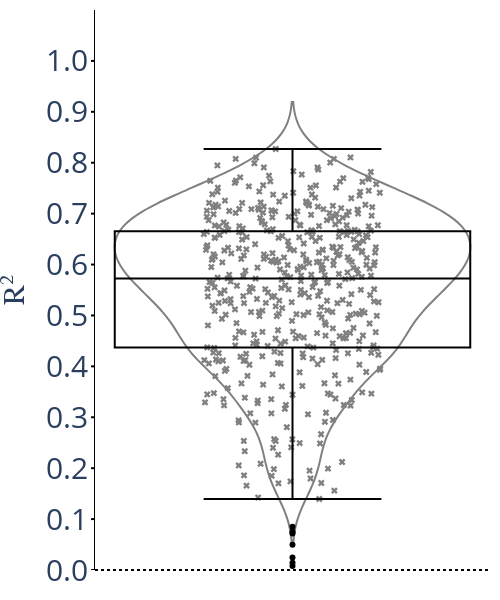

Notebook code for this chart:
### Code cell
import kaleido
import plotly.offline as pyo


import pandas as pd
import plotly.graph_objects as go
import numpy as np

from IPython.core.display import display, HTML, Image
import plotly.io as pio
import base64

def display_save_button(fig):
    img_bytes = pio.to_image(fig, format='png', scale=1)
    img_b64 = base64.b64encode(img_bytes).decode('utf-8')
    
    button_html = """
    <img src="data:image/png;base64,{}"/>
    <button onclick="saveImage()">Save Image</button>
    <script>
        function saveImage() {{
            var link = document.createElement('a');
            link.href = 'data:image/png;base64,{}';
            link.download = 'plot.png';
            link.click();
        }}
    </script>
    """.format(img_b64, img_b64)
    
    display(HTML(button_html))



def coerce_to_numeric(df, col):
    df[col] = pd.to_numeric(df[col], errors='coerce')
    df.dropna(subset=[col], inplace=True)

def remove_outliers(df, col):
    Q1 = df[col].quantile(0.25)
    Q3 = df[col].quantile(0.75)
    IQR = Q3 - Q1
    df_filtered = df[~((df[col] < (Q1 - 1.5 * IQR)) | (df[col] > (Q3 + 1.5 * IQR)))]
    return df_filtered, IQR

def plot_with_plotly(df, x_col, y_col, plot_high_res=False):
    fig = go.Figure()
    iqr_data = []

    if x_col is None:
        groups = [None]
        df[x_col] = ''  # Create a new column with a single label
    else:
        groups = df[x_col].unique()

    for batch in groups:
        df_batch = df if batch is None else df[df[x_col] == batch]
        df_batch_filtered, IQR = remove_outliers(df_batch, y_col)

        iqr_data.append({
            'Condition': batch if batch else '',
            'IQR': IQR
        })

        # Box Plot with full data
        fig.add_trace(go.Box(
            x=df_batch[x_col],
            y=df_batch[y_col],
            name=f"{batch} Box" if batch else "",
            line=dict(color='black'),
            fillcolor='rgba(0,0,0,0)',
            boxpoints='outliers'
        ))

        # Violin Plot with filtered data (no outliers)
        fig.add_trace(go.Violin(
            x=df_batch_filtered[x_col],
            y=df_batch_filtered[y_col],
            name=str(batch) if batch else "",
            box_visible=False,
            line_color='gray',
            fillcolor='rgba(0,0,0,0)',
            opacity=1,
            points='all',
            pointpos=0,
            jitter=0.5,
            marker=dict(
                color='gray',
                symbol='x'
            ),
        ))

    # Custom tick marks and x-axis line
    shapes = []
    
    #PL setting
    y_min = 0
    y_max = 1.1
    dy = .1
    y_label = 'R²'
    

    
    
    margin = 10
    tick_values = np.arange(y_min, y_max, dy)
    for tick in tick_values:
        shapes.append(
            dict(
                type='line',
                xref='paper',
                x0=-.01,
                x1=0,
                yref='y',
                y0=tick,
                y1=tick,
                line=dict(
                    color='black',
                    width=2
                )
            )
        )

    shapes.append(
        dict(
            type='line',
            xref='paper',
            x0=0,
            x1=1,
            yref='paper',
            y0=0,
            y1=0,
            line=dict(
                color='black',
                width=2,
                dash='dot'
            )
        )
    )
    
    fig.update_layout(
        plot_bgcolor='rgba(255,255,255,1)',
        paper_bgcolor='rgba(255,255,255,1)',
        xaxis=dict(
            showgrid=False,
            showline=False,
            linecolor='black'
        ),
        yaxis=dict(
            showgrid=True,
            showline=True,
            linecolor='black',
            tickvals=tick_values,
            ticktext=[f"{val:.1f}" for val in tick_values],
            tickprefix='  ',
            showticklabels=True,
            range=[y_min,y_max],
            tickfont=dict(
                size=30  # Change to your desired font size
            ),
        ),
        shapes=shapes,
        showlegend=False,
        width=500,
        height=600,
        margin=dict(
            l=margin,  # left margin
            r=margin,  # right margin
            b=margin,  # bottom margin
            t=margin   # top margin
        ),
        
        boxmode='group',  # group together boxes of the different traces for each value of x
        boxgap=0.1,  # gap between boxes of adjacent location coordinates
        boxgroupgap=0.0,  # gap between boxes of the same location coordinate
        violingap=0.1,  # gap between violins of adjacent location coordinates
        violingroupgap=0.0  # gap between violins of the same location coordinate

    )
    fig.update_yaxes(title_text=y_label,
                     title_font=dict(
                                size=30,  # Change to your desired font size
                                family="Arial, bold"  # Makes the title bold

    ))
    # pyo.plot(fig, image='png', image_filename='plot_image', auto_open=False)
    fig.show(scale=5)
    
    if plot_high_res:
        display_save_button(fig)


    return pd.DataFrame(iqr_data)

def analyze_and_plot(df, x_col, y_col, plot_high_res=False):
    coerce_to_numeric(df, y_col)
    iqr_df = plot_with_plotly(df, x_col, y_col, plot_high_res)
    return iqr_df

# Assuming metricdf_exp is your DataFrame
# Example usage:
iqr_result = analyze_and_plot(df, None, 'r2_scores_per_seed', plot_high_res=False)
print(iqr_result)

### Figure 1 — Plotly figure (JSON) as saved in the notebook; plotly's stock layout.template omitted (floating-point values rounded to 4 significant figures; data arrays with more than 128 entries replaced by an {"elided": "..."} marker saying what was removed)
{"data": [{"boxpoints": "outliers", "fillcolor": "rgba(0,0,0,0)", "line": {"color": "black"}, "name": "", "type": "box", "x": {"elided": "500 str values"}, "y": {"elided": "500 float values"}}, {"box": {"visible": false}, "fillcolor": "rgba(0,0,0,0)", "jitter": 0.5, "line": {"color": "gray"}, "marker": {"color": "gray", "symbol": "x"}, "name": "", "opacity": 1, "pointpos": 0, "points": "all", "type": "violin", "x": {"elided": "482 str values"}, "y": {"elided": "482 float values"}}], "layout": {"boxgap": 0.1, "boxgroupgap": 0, "boxmode": "group", "height": 600, "margin": {"b": 10, "l": 10, "r": 10, "t": 10}, "paper_bgcolor": "rgba(255,255,255,1)", "plot_bgcolor": "rgba(255,255,255,1)", "shapes": [{"line": {"color": "black", "width": 2}, "type": "line", "x0": -0.01, "x1": 0, "xref": "paper", "y0": 0, "y1": 0, "yref": "y"}, {"line": {"color": "black", "width": 2}, "type": "line", "x0": -0.01, "x1": 0, "xref": "paper", "y0": 0.1, "y1": 0.1, "yref": "y"}, {"line": {"color": "black", "width": 2}, "type": "line", "x0": -0.01, "x1": 0, "xref": "paper", "y0": 0.2, "y1": 0.2, "yref": "y"}, {"line": {"color": "black", "width": 2}, "type": "line", "x0": -0.01, "x1": 0, "xref": "paper", "y0": 0.3, "y1": 0.3, "yref": "y"}, {"line": {"color": "black", "width": 2}, "type": "line", "x0": -0.01, "x1": 0, "xref": "paper", "y0": 0.4, "y1": 0.4, "yref": "y"}, {"line": {"color": "black", "width": 2}, "type": "line", "x0": -0.01, "x1": 0, "xref": "paper", "y0": 0.5, "y1": 0.5, "yref": "y"}, {"line": {"color": "black", "width": 2}, "type": "line", "x0": -0.01, "x1": 0, "xref": "paper", "y0": 0.6, "y1": 0.6, "yref": "y"}, {"line": {"color": "black", "width": 2}, "type": "line", "x0": -0.01, "x1": 0, "xref": "paper", "y0": 0.7, "y1": 0.7, "yref": "y"}, {"line": {"color": "black", "width": 2}, "type": "line", "x0": -0.01, "x1": 0, "xref": "paper", "y0": 0.8, "y1": 0.8, "yref": "y"}, {"line": {"color": "black", "width": 2}, "type": "line", "x0": -0.01, "x1": 0, "xref": "paper", "y0": 0.9, "y1": 0.9, "yref": "y"}, {"line": {"color": "black", "width": 2}, "type": "line", "x0": -0.01, "x1": 0, "xref": "paper", "y0": 1, "y1": 1, "yref": "y"}, {"line": {"color": "black", "dash": "dot", "width": 2}, "type": "line", "x0": 0, "x1": 1, "xref": "paper", "y0": 0, "y1": 0, "yref": "paper"}], "showlegend": false, "violingap": 0.1, "violingroupgap": 0, "width": 500, "xaxis": {"linecolor": "black", "showgrid": false, "showline": false}, "yaxis": {"linecolor": "black", "range": [0, 1.1], "showgrid": true, "showline": true, "showticklabels": true, "tickfont": {"size": 30}, "tickprefix": "  ", "ticktext": ["0.0", "0.1", "0.2", "0.3", "0.4", "0.5", "0.6", "0.7", "0.8", "0.9", "1.0"], "tickvals": [0, 0.1, 0.2, 0.3, 0.4, 0.5, 0.6, 0.7, 0.8, 0.9, 1], "title": {"font": {"family": "Arial, bold", "size": 30}, "text": "R²"}}}}
